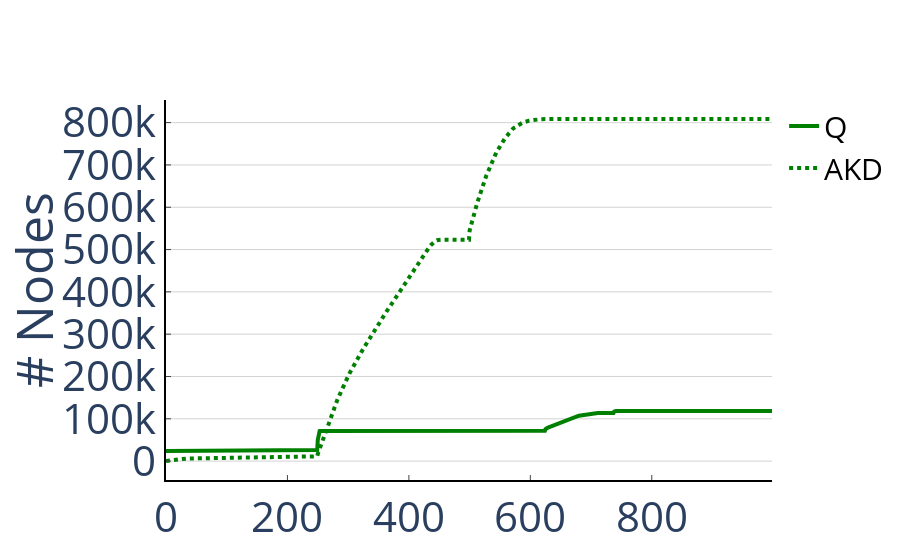

Source (notebook cell):
### Code cell
l = line('Periodic8', ['Quasii', 'CrackingKDTree'], 'number_of_nodes', -1)
l.update_layout(yaxis_title='# Nodes')
save_figure(l, 'total_response_time_number_of_nodes.pdf')
l

### Figure 1 — Plotly figure (JSON) as saved in the notebook; plotly's stock layout.template omitted (floating-point values rounded to 4 significant figures; data arrays with more than 128 entries replaced by an {"elided": "..."} marker saying what was removed)
{"data": [{"line": {"dash": "solid", "width": 4}, "marker": {"color": "green"}, "mode": "lines", "name": "Q", "type": "scatter", "x": {"elided": "999 int values"}, "y": {"elided": "999 int values"}}, {"line": {"dash": "dot", "width": 4}, "marker": {"color": "green"}, "mode": "lines", "name": "AKD", "type": "scatter", "x": {"elided": "999 int values"}, "y": {"elided": "999 int values"}}], "layout": {"autosize": true, "font": {"size": 42}, "legend": {"font": {"color": "black", "size": 30}}, "plot_bgcolor": "rgba(0, 0, 0, 0)", "showlegend": true, "xaxis": {"autorange": true, "linecolor": "black", "linewidth": 2, "range": [0, 998], "showline": true, "ticklen": 5, "ticks": "inside", "type": "linear", "zeroline": true}, "yaxis": {"autorange": true, "gridcolor": "lightgrey", "gridwidth": 1, "linecolor": "black", "linewidth": 2, "range": [-44640.0, 853500.0], "showgrid": true, "showline": true, "ticklen": 5, "ticks": "inside", "title": {"text": "# Nodes"}, "type": "linear", "zeroline": false, "zerolinecolor": "rgba(0, 0, 0, 0)"}}}
